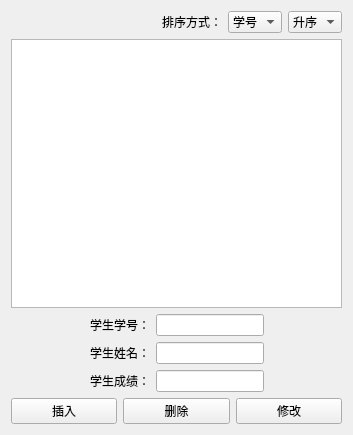
<?xml version="1.0" encoding="UTF-8"?>
<ui version="4.0">
 <class>Student</class>
 <widget class="QWidget" name="Student">
  <property name="geometry">
   <rect>
    <x>0</x>
    <y>0</y>
    <width>353</width>
    <height>435</height>
   </rect>
  </property>
  <property name="windowTitle">
   <string>学生成绩管理系统</string>
  </property>
  <layout class="QVBoxLayout" name="verticalLayout_2">
   <item>
    <layout class="QVBoxLayout" name="verticalLayout">
     <item>
      <layout class="QHBoxLayout" name="horizontalLayout">
       <item>
        <spacer name="horizontalSpacer_2">
         <property name="orientation">
          <enum>Qt::Horizontal</enum>
         </property>
         <property name="sizeHint" stdset="0">
          <size>
           <width>40</width>
           <height>20</height>
          </size>
         </property>
        </spacer>
       </item>
       <item>
        <widget class="QLabel" name="label_4">
         <property name="text">
          <string>排序方式：</string>
         </property>
        </widget>
       </item>
       <item>
        <widget class="QComboBox" name="value">
         <item>
          <property name="text">
           <string>学号</string>
          </property>
         </item>
         <item>
          <property name="text">
           <string>成绩</string>
          </property>
         </item>
        </widget>
       </item>
       <item>
        <widget class="QComboBox" name="cond">
         <item>
          <property name="text">
           <string>升序</string>
          </property>
         </item>
         <item>
          <property name="text">
           <string>降序</string>
          </property>
         </item>
        </widget>
       </item>
      </layout>
     </item>
     <item>
      <widget class="StudentTableView" name="tableView"/>
     </item>
     <item>
      <layout class="QGridLayout" name="gridLayout">
       <item row="2" column="1">
        <widget class="QLabel" name="label_3">
         <property name="text">
          <string>学生成绩：</string>
         </property>
        </widget>
       </item>
       <item row="0" column="0">
        <spacer name="horizontalSpacer_4">
         <property name="orientation">
          <enum>Qt::Horizontal</enum>
         </property>
         <property name="sizeHint" stdset="0">
          <size>
           <width>40</width>
           <height>20</height>
          </size>
         </property>
        </spacer>
       </item>
       <item row="1" column="1">
        <widget class="QLabel" name="label_2">
         <property name="text">
          <string>学生姓名：</string>
         </property>
        </widget>
       </item>
       <item row="2" column="2">
        <widget class="QLineEdit" name="scoreEdit"/>
       </item>
       <item row="0" column="2">
        <widget class="QLineEdit" name="IDEdit"/>
       </item>
       <item row="0" column="3">
        <spacer name="horizontalSpacer_3">
         <property name="orientation">
          <enum>Qt::Horizontal</enum>
         </property>
         <property name="sizeHint" stdset="0">
          <size>
           <width>40</width>
           <height>20</height>
          </size>
         </property>
        </spacer>
       </item>
       <item row="1" column="2">
        <widget class="QLineEdit" name="nameEdit"/>
       </item>
       <item row="0" column="1">
        <widget class="QLabel" name="label">
         <property name="text">
          <string>学生学号：</string>
         </property>
        </widget>
       </item>
      </layout>
     </item>
     <item>
      <layout class="QHBoxLayout" name="horizontalLayout_2">
       <item>
        <widget class="QPushButton" name="insertBtn">
         <property name="text">
          <string>插入</string>
         </property>
        </widget>
       </item>
       <item>
        <widget class="QPushButton" name="deleteBtn">
         <property name="text">
          <string>删除</string>
         </property>
        </widget>
       </item>
       <item>
        <widget class="QPushButton" name="modifyBtn">
         <property name="text">
          <string>修改</string>
         </property>
        </widget>
       </item>
      </layout>
     </item>
    </layout>
   </item>
  </layout>
 </widget>
 <customwidgets>
  <customwidget>
   <class>StudentTableView</class>
   <extends>QTableView</extends>
   <header>D:/cppDesign/EasyChat/studenttableview.h</header>
  </customwidget>
 </customwidgets>
 <resources/>
 <connections/>
</ui>
